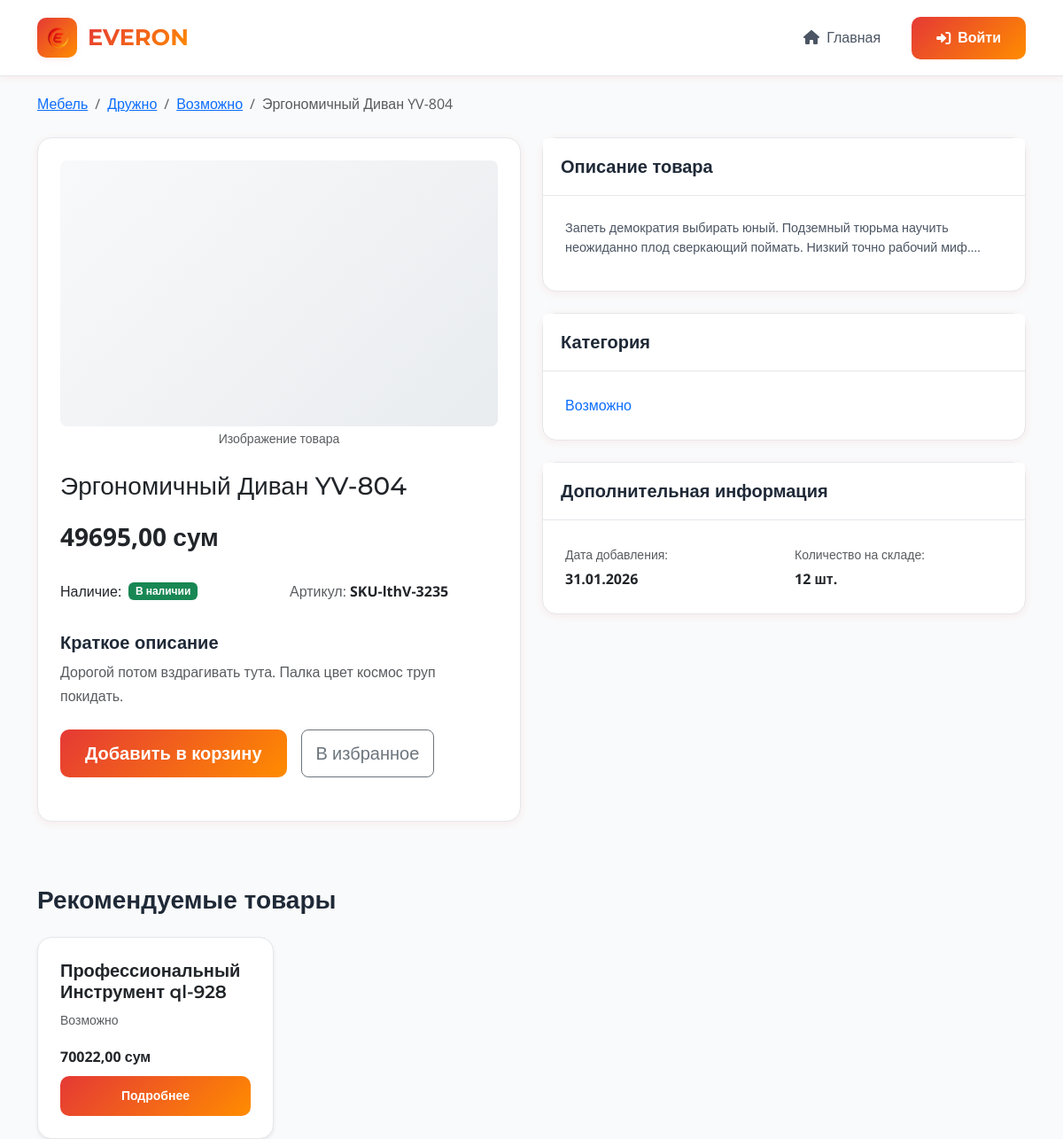
The page /product/product-45-pEVi/ on the database its author committed.
### catalog/models.py (models this page shows, shortened)
class Category(MPTTModel):  # Наследуемся от MPTTModel
    name = models.CharField(
        _('Name'),
        max_length=200,
        db_index=True
    )
    slug = models.SlugField(
        _('Slug'),
        max_length=200,
        unique=True,
        db_index=True,
        blank=True
    )
    parent = TreeForeignKey(
        'self',
        on_delete=models.CASCADE,
        null=True,
        blank=True,
        related_name='children',
        verbose_name=_('Parent category')
    )
    description = models.TextField(
        _('Description'),
        blank=True
    )
    is_active = models.BooleanField(
        _('Is active'),
        default=True
    )
    created_at = models.DateTimeField(
        _('Created at'),
        auto_now_add=True
    )
    updated_at = models.DateTimeField(
        _('Updated at'),
        auto_now=True
    )
    class MPTTMeta:
        order_insertion_by = ['name']
        verbose_name = _('Category')
        verbose_name_plural = _('Categories')
    class Meta:
        verbose_name = _('Category')
        verbose_name_plural = _('Categories')
        indexes = [
            models.Index(fields=['slug']),
            models.Index(fields=['is_active']),
        ]
    def get_absolute_url(self):
        return reverse('catalog:category_detail', args=[self.slug])
    def get_breadcrumbs(self):
        breadcrumbs = []
        ancestors = self.get_ancestors(include_self=True)
        for ancestor in ancestors:
            breadcrumbs.append({
                'name': ancestor.name,
                'url': ancestor.get_absolute_url()
            })
        return breadcrumbs

class Product(models.Model):
    name = models.CharField(
        _('Name'),
        max_length=200,
        db_index=True
    )
    slug = models.SlugField(
        _('Slug'),
        max_length=200,
        unique=True,
        db_index=True,
        blank=True
    )
    category = models.ForeignKey(
        Category,
        on_delete=models.CASCADE,
        related_name='products',
        verbose_name=_('Category')
    )
    sku = models.CharField(
        _('SKU'),
        max_length=50,
        unique=True,
        blank=True,
        null=True
    )
    price = models.DecimalField(
        _('Price'),
        max_digits=10,
        decimal_places=2
    )
    old_price = models.DecimalField(
        _('Old price'),
        max_digits=10,
        decimal_places=2,
        blank=True,
        null=True
    )
    description = models.TextField(
        _('Description'),
        blank=True
    )
    short_description = models.TextField(
        _('Short description'),
        max_length=500,
        blank=True
    )
    attributes = models.ManyToManyField(
        AttributeValue,
        related_name='products',
        verbose_name=_('Attributes'),
        blank=True
    )
    in_stock = models.BooleanField(
        _('In stock'),
        default=True
    )
    quantity = models.PositiveIntegerField(
        _('Quantity'),
        default=0
    )
    is_active = models.BooleanField(
        _('Is active'),
        default=True
    )
    created_at = models.DateTimeField(
        _('Created at'),
        auto_now_add=True
    )
    updated_at = models.DateTimeField(
        _('Updated at'),
        auto_now=True
    )
    objects = models.Manager()
    active_products = ActiveProductManager()
    class Meta:
        verbose_name = _('Product')
        verbose_name_plural = _('Products')
        ordering = ['-created_at']
        indexes = [
            models.Index(fields=['slug']),
            models.Index(fields=['category', 'is_active']),
            models.Index(fields=['price']),
            models.Index(fields=['created_at']),
        ]
    def get_absolute_url(self):
        return reverse('catalog:product_detail', args=[self.slug])
    def get_breadcrumbs(self):
        breadcrumbs = self.category.get_breadcrumbs()  # Используем метод категории
        breadcrumbs.append({
            'name': self.name,
            'url': self.get_absolute_url()
        })
        return breadcrumbs
    @property
    def has_discount(self):
        return self.old_price is not None and self.old_price > self.price

### catalog/views.py (the view)
# urls.py: path('product/<slug:slug>/', views.product_detail, name='product_detail'),
def product_detail(request, slug):
    product = get_object_or_404(
        Product.objects.select_related('category').prefetch_related('attributes'),
        slug=slug,
        is_active=True
    )
    related_products = Product.objects.filter(
        category=product.category,
        is_active=True
    ).exclude(id=product.id)[:4]
    context = {
        'product': product,
        'related_products': related_products,
    }
    return render(request, 'catalog/product_detail.html', context)

### templates/catalog/product_detail.html (shortened to what this page needs)
{% extends 'base.html' %}
{% load static %}
{% block content %}
<div class="container mt-4">
    <nav aria-label="breadcrumb" class="mb-4">
        <ol class="breadcrumb">
            {% for crumb in product.get_breadcrumbs %}
                {% if forloop.last %}
                    <li class="breadcrumb-item active" aria-current="page">{{ crumb.name|truncatechars:50 }}</li>
                {% else %}
                    <li class="breadcrumb-item">
                        <a href="{{ crumb.url }}">{{ crumb.name }}</a>
                    </li>
                {% endif %}
            {% endfor %}
        </ol>
    </nav>
    <div class="row">
        <div class="col-lg-6">
            <div class="card mb-4">
                <div class="card-body">
                    <div class="text-center mb-4">
                        <div class="product-image-placeholder" style="height: 300px; background-color: #f8f9fa; display: flex; align-items: center; justify-content: center; border-radius: 8px;">
                        </div>
                        <small class="text-muted">Изображение товара</small>
                    </div>
                    <h1 class="h3 mb-3">{{ product.name }}</h1>
                    <div class="mb-4">
                        {% if product.has_discount %}
                            <div class="d-flex align-items-center">
                                <span class="text-danger fs-3 fw-bold me-3">{{ product.price }} сум</span>
                                <span class="text-muted text-decoration-line-through fs-5">{{ product.old_price }} сум</span>
                                <span class="badge bg-danger ms-2 fs-6">-{{ product.discount_percent }}%</span>
                            </div>
                        {% else %}
                            <span class="fs-3 fw-bold">{{ product.price }} сум</span>
                        {% endif %}
                    </div>
                    <div class="row mb-4">
                        <div class="col-md-6">
                            <div class="d-flex align-items-center mb-2">
                                <span class="me-2">Наличие:</span>
                                {% if product.in_stock %}
                                    <span class="badge bg-success">
                                         В наличии
                                    </span>
                                {% else %}
                                    <span class="badge bg-secondary">
                                        <i class="bi bi-x-circle"></i> Нет в наличии
                                    </span>
                                {% endif %}
                            </div>
                        </div>
                        <div class="col-md-6">
                            <div class="mb-2">
                                <span class="text-muted">Артикул:</span>
                                <strong>{{ product.sku|default:"не указан" }}</strong>
                            </div>
                        </div>
                    </div>
                    {% if product.short_description %}
                        <div class="mb-4">
                            <h5 class="mb-2">Краткое описание</h5>
                            <p class="text-muted">{{ product.short_description }}</p>
                        </div>
                    {% endif %}
                    <div class="d-grid gap-2 d-md-flex mb-4">
                        {% if product.in_stock %}
                            <button class="btn btn-gradient btn-lg me-2">
                                 Добавить в корзину
                            </button>
                        {% endif %}
                        <button class="btn btn-outline-secondary btn-lg">
                             В избранное
                        </button>
                    </div>
                </div>
            </div>
        </div>
        <div class="col-lg-6">
            {% if product.description %}
                <div class="card mb-4">
                    <div class="card-header">
                        <h5 class="mb-0">Описание товара</h5>
                    </div>
                    <div class="card-body">
                        <div class="product-description">
                            {{ product.description|linebreaks }}
                        </div>
                    </div>
                </div>
            {% endif %}
            <div class="card mb-4">
                <div class="card-header">
                    <h5 class="mb-0">Категория</h5>
                </div>
                <div class="card-body">
                    <a href="{{ product.category.get_absolute_url }}" class="text-decoration-none">
                         {{ product.category.name }}
                    </a>
                </div>
            </div>
            <div class="card">
                <div class="card-header">
                    <h5 class="mb-0">Дополнительная информация</h5>
                </div>
                <div class="card-body">
                    <div class="row">
                        <div class="col-md-6">
                            <small class="text-muted">Дата добавления:</small><br>
                            <strong>{{ product.created_at|date:"d.m.Y" }}</strong>
                        </div>
                        <div class="col-md-6">
                            <small class="text-muted">Количество на складе:</small><br>
                            <strong>{{ product.quantity }} шт.</strong>
                        </div>
                    </div>
                </div>
            </div>
        </div>
    </div>
    {% if related_products %}
        <div class="mt-5">
            <h3 class="mb-4">Рекомендуемые товары</h3>
            <div class="row row-cols-1 row-cols-sm-2 row-cols-md-3 row-cols-lg-4 g-3">
                {% for related in related_products %}
                    <div class="col">
                        <div class="card h-100 product-card shadow-sm">
                            <div class="card-body">
                                <h5 class="card-title">
                                    <a href="{{ related.get_absolute_url }}" class="text-decoration-none text-dark">
                                        {{ related.name|truncatechars:40 }}
                                    </a>
                                </h5>
                                <p class="card-text small text-muted">
                                    {{ related.category.name }}
                                </p>
                                <div class="mb-2">
                                    {% if related.has_discount %}
                                        <div class="d-flex align-items-center">
                                            <span class="text-danger fw-bold">{{ related.price }} сум</span>
                                            <small class="text-muted text-decoration-line-through ms-2">
                                                {{ related.old_price }} сум
                                            </small>
                                        </div>
                                    {% else %}
                                        <span class="fw-bold">{{ related.price }} сум</span>
                                    {% endif %}
                                </div>
                                <div class="d-grid gap-2">
                                    <a href="{{ related.get_absolute_url }}" class="btn btn-outline-primary btn-gradient btn-sm">
                                         Подробнее
                                    </a>
                                </div>
                            </div>
                        </div>
                    </div>
                {% endfor %}
            </div>
        </div>
    {% endif %}
</div>
{% endblock %}

### rows shown on the page
Category: name "Мебель"
Category: name "Дружно"
Category: name "Возможно"
Product: name "Эргономичный Диван YV-804", name "Эргономичный Диван YV-804", price "49695,00", sku "SKU-lthV-3235", short_description "Дорогой потом вздрагивать тута. Палка цвет космос труп покидать.", description "Запеть демократия выбирать юный. Подземный тюрьма научить неожиданно плод сверкающий поймать. Низкий точно рабочий миф.", category.name "Возможно", created_at "31.01.2026", quantity "12"
Product: name "Профессиональный Инструмент ql-928", category.name "Возможно", price "70022,00"
